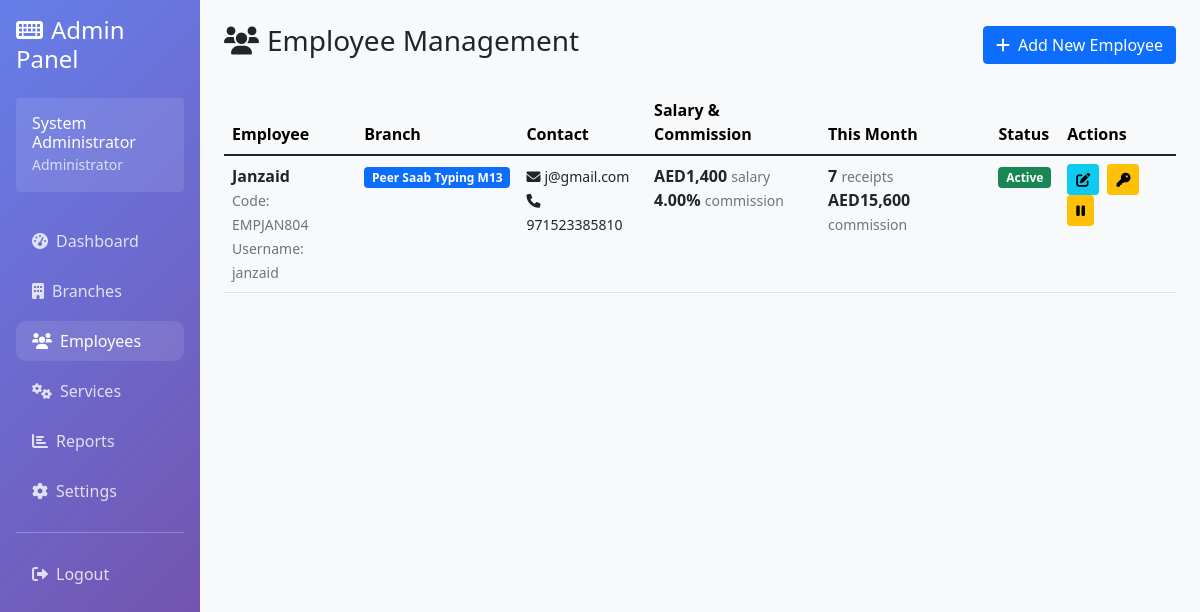
The app's page /admin/employees.php (signed in), older data.
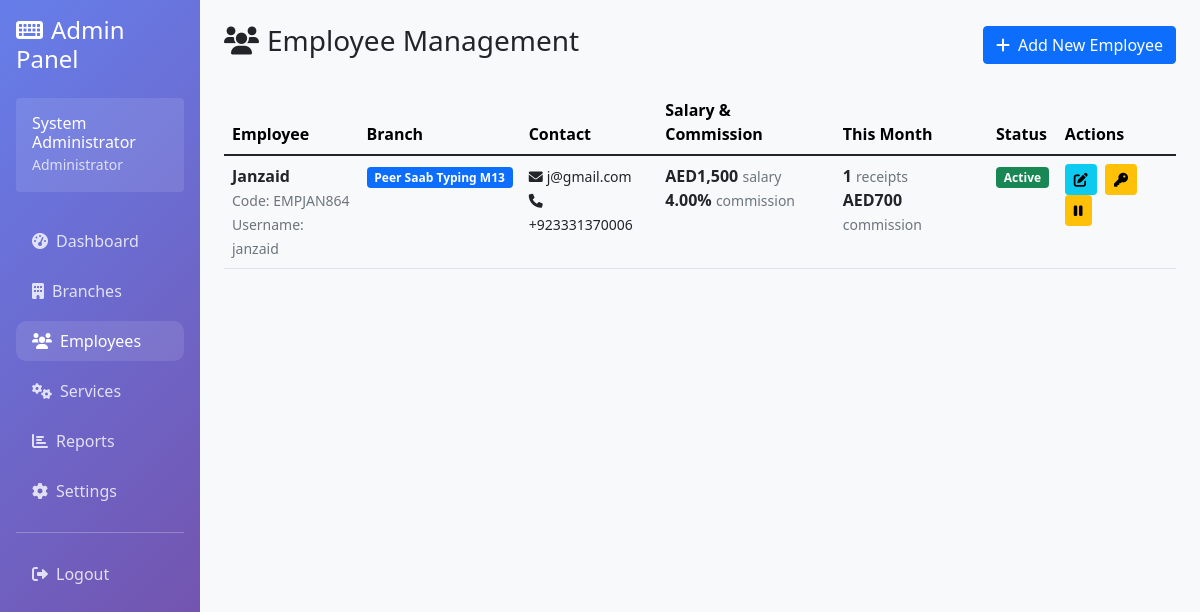
The same page, newer data.
### tables this page shows
CREATE TABLE employees (
            id INTEGER PRIMARY KEY AUTOINCREMENT,
            branch_id INTEGER NOT NULL,
            employee_code VARCHAR(20) UNIQUE NOT NULL,
            username VARCHAR(50) UNIQUE NOT NULL,
            password VARCHAR(255) NOT NULL,
            full_name VARCHAR(100) NOT NULL,
            email VARCHAR(100),
            phone VARCHAR(20),
            basic_salary DECIMAL(10,2) DEFAULT 0.00,
            commission_rate DECIMAL(5,2) DEFAULT 0.00,
            hire_date DATE NOT NULL,
            status TEXT DEFAULT 'active' CHECK (status IN ('active', 'inactive')),
            created_at DATETIME DEFAULT CURRENT_TIMESTAMP,
            FOREIGN KEY (branch_id) REFERENCES branches(id)
        );

CREATE TABLE settings (
            id INTEGER PRIMARY KEY AUTOINCREMENT,
            setting_key VARCHAR(100) UNIQUE NOT NULL,
            setting_value TEXT,
            updated_at DATETIME DEFAULT CURRENT_TIMESTAMP
        );

### includes/currency_helper.php (called while the page is built)
<?php
function getCurrencySymbol($currency_code = 'USD') {
    $symbols = [
        'USD' => '$',
        'AED' => 'AED',
        'PKR' => '₨',
        'INR' => '₹',
        'EUR' => '€'
    ];
    return $symbols[$currency_code] ?? '$';
}
function formatCurrency($amount, $currency_code = 'USD') {
    $symbol = getCurrencySymbol($currency_code);
    return $symbol . number_format($amount, 0);
}
function getCurrentCurrency($db) {
    try {
        $stmt = $db->query("SELECT setting_value FROM settings WHERE setting_key = 'currency' LIMIT 1");
        $currency_result = $stmt->fetch(PDO::FETCH_ASSOC);
        return $currency_result ? $currency_result['setting_value'] : 'USD';
    } catch (Exception $e) {
        return 'USD';
    }
}
?>

### admin/employees.php (the view, shortened to what the changed rows need)
<?php
require_once '../includes/currency_helper.php';
$database = new Database();
$db = $database->getConnection();
$current_currency = getCurrentCurrency($db);
$stmt = $db->query("SELECT e.*, b.branch_name,
    (SELECT COUNT(*) FROM receipts WHERE employee_id = e.id AND strftime('%Y-%m', created_at) = strftime('%Y-%m', 'now')) as monthly_receipts,
    (SELECT COALESCE(SUM(total_commission), 0) FROM receipts WHERE employee_id = e.id AND strftime('%Y-%m', created_at) = strftime('%Y-%m', 'now')) as monthly_commission
    FROM employees e
    LEFT JOIN branches b ON e.branch_id = b.id
    ORDER BY e.created_at DESC");
$employees = $stmt->fetchAll(PDO::FETCH_ASSOC);
?>
<!DOCTYPE html>
<html lang="en">
<head>
    <link href="https://cdn.jsdelivr.net/npm/bootstrap@5.1.3/dist/css/bootstrap.min.css" rel="stylesheet">
    <link href="https://cdnjs.cloudflare.com/ajax/libs/font-awesome/6.0.0/css/all.min.css" rel="stylesheet">
</head>
<body>
    <div class="container-fluid">
        <div class="row">
            <div class="col-md-9 col-lg-10 p-4">
                <div class="d-flex justify-content-between align-items-center mb-4">
                    <h1 class="h3"><i class="fas fa-users me-2"></i>Employee Management</h1>
                </div>
                <?php if (empty($employees)): ?>
                    <div class="text-center py-5">
                        <i class="fas fa-users fa-5x text-muted mb-4"></i>
                        <h3 class="text-muted">No Employees Found</h3>
                        <p class="text-muted">Start by adding your first employee to the system.</p>
                        <button class="btn btn-primary btn-lg" data-bs-toggle="modal" data-bs-target="#addEmployeeModal">
                            <i class="fas fa-plus me-2"></i>Add First Employee
                        </button>
                    </div>
                <?php else: ?>
                    <div class="table-responsive">
                        <table class="table table-hover">
                            <thead class="table-light">
                                <tr>
                                    <th>Employee</th>
                                    <th>Branch</th>
                                    <th>Contact</th>
                                    <th>Salary & Commission</th>
                                    <th>This Month</th>
                                    <th>Status</th>
                                    <th>Actions</th>
                                </tr>
                            </thead>
                            <tbody>
                                <?php foreach ($employees as $employee): ?>
                                    <tr>
                                        <td>
                                            <div>
                                                <strong><?= htmlspecialchars($employee['full_name']) ?></strong><br>
                                                <small class="text-muted">
                                                    Code: <?= htmlspecialchars($employee['employee_code']) ?><br>
                                                    Username: <?= htmlspecialchars($employee['username']) ?>
                                                </small>
                                            </div>
                                        </td>
                                        <td>
                                            <span class="badge bg-primary"><?= htmlspecialchars($employee['branch_name'] ?? 'No Branch') ?></span>
                                        </td>
                                        <td>
                                            <?php if (!empty($employee['email'])): ?>
                                                <small><i class="fas fa-envelope me-1"></i><?= htmlspecialchars($employee['email']) ?></small><br>
                                            <?php endif; ?>
                                            <?php if (!empty($employee['phone'])): ?>
                                                <small><i class="fas fa-phone me-1"></i><?= htmlspecialchars($employee['phone']) ?></small>
                                            <?php endif; ?>
                                        </td>
                                        <td>
    <div>
        <strong><?= formatCurrency($employee['basic_salary'], $current_currency) ?></strong>
        <small class="text-muted">salary</small><br>
        <strong><?= number_format($employee['commission_rate'], 2) ?>%</strong>
        <small class="text-muted">commission</small>
    </div>
</td>
<td>
    <div>
        <strong><?= $employee['monthly_receipts'] ?></strong>
        <small class="text-muted">receipts</small><br>
        <strong><?= formatCurrency($employee['monthly_commission'], $current_currency) ?></strong>
        <small class="text-muted">commission</small>
    </div>
</td>
                                        <td>
                                            <span class="badge bg-<?= $employee['status'] === 'active' ? 'success' : 'secondary' ?>">
                                                <?= ucfirst($employee['status']) ?>
                                            </span>
                                        </td>
                                        <td>
                                            <button type="button" class="btn btn-sm btn-info me-1"
                                                    data-bs-toggle="modal"
                                                    data-bs-target="#editEmployeeModal"
                                                    onclick="populateEditModal(<?= htmlspecialchars(json_encode($employee)) ?>)">
                                                <i class="fas fa-edit"></i>
                                            </button>
                                            <button type="button" class="btn btn-sm btn-warning me-1 reset-employee-btn"
                                                    data-bs-toggle="modal"
                                                    data-bs-target="#resetPasswordModal"
                                                    data-employee-id="<?= $employee['id'] ?>"
                                                    data-employee-name="<?= htmlspecialchars($employee['full_name'], ENT_QUOTES) ?>">
                                                <i class="fas fa-key"></i>
                                            </button>
                                            <form method="POST" class="d-inline">
                                                <button type="submit" class="btn btn-sm btn-<?= $employee['status'] === 'active' ? 'warning' : 'success' ?>"
                                                        onclick="return confirm('Are you sure you want to <?= $employee['status'] === 'active' ? 'deactivate' : 'activate' ?> this employee?')">
                                                    <i class="fas fa-<?= $employee['status'] === 'active' ? 'pause' : 'play' ?>"></i>
                                                </button>
                                            </form>
                                        </td>
                                    </tr>
                                <?php endforeach; ?>
                            </tbody>
                        </table>
                    </div>
                <?php endif; ?>
            </div>
        </div>
    </div>
</body>
</html>

Row changes from the older to the newer data that the page shows:
changed employees "Janzaid": employee_code "EMPJAN804" → "EMPJAN864"; phone "971523385810" → "+923331370006"; basic_salary.setting_value "AED1,400" → "AED1,500"; monthly_receipts "7" → "1"; monthly_commission "AED15,600" → "AED700"
